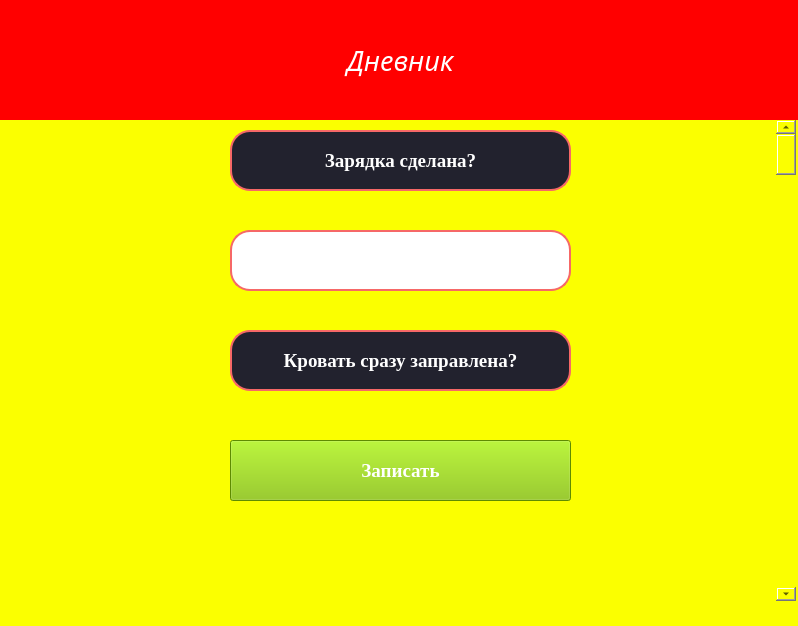
<?xml version="1.0" encoding="UTF-8"?>
<ui version="4.0">
 <class>MainWindow</class>
 <widget class="QMainWindow" name="MainWindow">
  <property name="geometry">
   <rect>
    <x>0</x>
    <y>0</y>
    <width>798</width>
    <height>626</height>
   </rect>
  </property>
  <property name="font">
   <font>
    <pointsize>7</pointsize>
   </font>
  </property>
  <property name="windowTitle">
   <string>MainWindow</string>
  </property>
  <property name="styleSheet">
   <string notr="true">background-color: #fbff00
</string>
  </property>
  <widget class="QWidget" name="centralwidget">
   <widget class="QLabel" name="label">
    <property name="geometry">
     <rect>
      <x>0</x>
      <y>0</y>
      <width>800</width>
      <height>120</height>
     </rect>
    </property>
    <property name="font">
     <font>
      <family>Monotype Corsiva</family>
      <pointsize>20</pointsize>
      <italic>true</italic>
     </font>
    </property>
    <property name="styleSheet">
     <string notr="true">background-color: #f00;
color: white</string>
    </property>
    <property name="text">
     <string>Дневник</string>
    </property>
    <property name="alignment">
     <set>Qt::AlignCenter</set>
    </property>
   </widget>
   <widget class="QLabel" name="label_2">
    <property name="geometry">
     <rect>
      <x>230</x>
      <y>130</y>
      <width>341</width>
      <height>61</height>
     </rect>
    </property>
    <property name="font">
     <font>
      <family>Times New Roman</family>
      <pointsize>14</pointsize>
      <weight>75</weight>
      <bold>true</bold>
     </font>
    </property>
    <property name="styleSheet">
     <string notr="true">color: white;
background-color: #22222e;
border: 2px solid #f66867;
border-radius: 20;</string>
    </property>
    <property name="text">
     <string>Зарядка сделана?</string>
    </property>
    <property name="alignment">
     <set>Qt::AlignCenter</set>
    </property>
   </widget>
   <widget class="QLabel" name="label_3">
    <property name="geometry">
     <rect>
      <x>230</x>
      <y>330</y>
      <width>341</width>
      <height>61</height>
     </rect>
    </property>
    <property name="font">
     <font>
      <family>Times New Roman</family>
      <pointsize>14</pointsize>
      <weight>75</weight>
      <bold>true</bold>
     </font>
    </property>
    <property name="styleSheet">
     <string notr="true">color: white;
background-color: #22222e;
border: 2px solid #f66867;
border-radius: 20;</string>
    </property>
    <property name="text">
     <string>Кровать сразу заправлена?</string>
    </property>
    <property name="alignment">
     <set>Qt::AlignCenter</set>
    </property>
   </widget>
   <widget class="QScrollBar" name="verticalScrollBar">
    <property name="geometry">
     <rect>
      <x>776</x>
      <y>120</y>
      <width>20</width>
      <height>481</height>
     </rect>
    </property>
    <property name="orientation">
     <enum>Qt::Vertical</enum>
    </property>
   </widget>
   <widget class="QTextEdit" name="textEdit">
    <property name="geometry">
     <rect>
      <x>230</x>
      <y>230</y>
      <width>341</width>
      <height>61</height>
     </rect>
    </property>
    <property name="font">
     <font>
      <family>Times New Roman</family>
      <pointsize>14</pointsize>
     </font>
    </property>
    <property name="styleSheet">
     <string notr="true">color: black;
background-color: #ffffff;
border: 2px solid #f66867;
border-radius: 20;</string>
    </property>
   </widget>
   <widget class="QPushButton" name="pushButton">
    <property name="geometry">
     <rect>
      <x>230</x>
      <y>440</y>
      <width>341</width>
      <height>61</height>
     </rect>
    </property>
    <property name="font">
     <font>
      <family>Times New Roman</family>
      <pointsize>14</pointsize>
      <weight>75</weight>
      <bold>true</bold>
     </font>
    </property>
    <property name="styleSheet">
     <string notr="true">QPushButton {
	color: white;
	background-color: #84c200;
}

QPushButton: pressed {
	background-color: rgb(0, 0, 0);
}
</string>
    </property>
    <property name="text">
     <string>Записать</string>
    </property>
   </widget>
  </widget>
  <widget class="QStatusBar" name="statusbar"/>
 </widget>
 <resources/>
 <connections/>
</ui>
